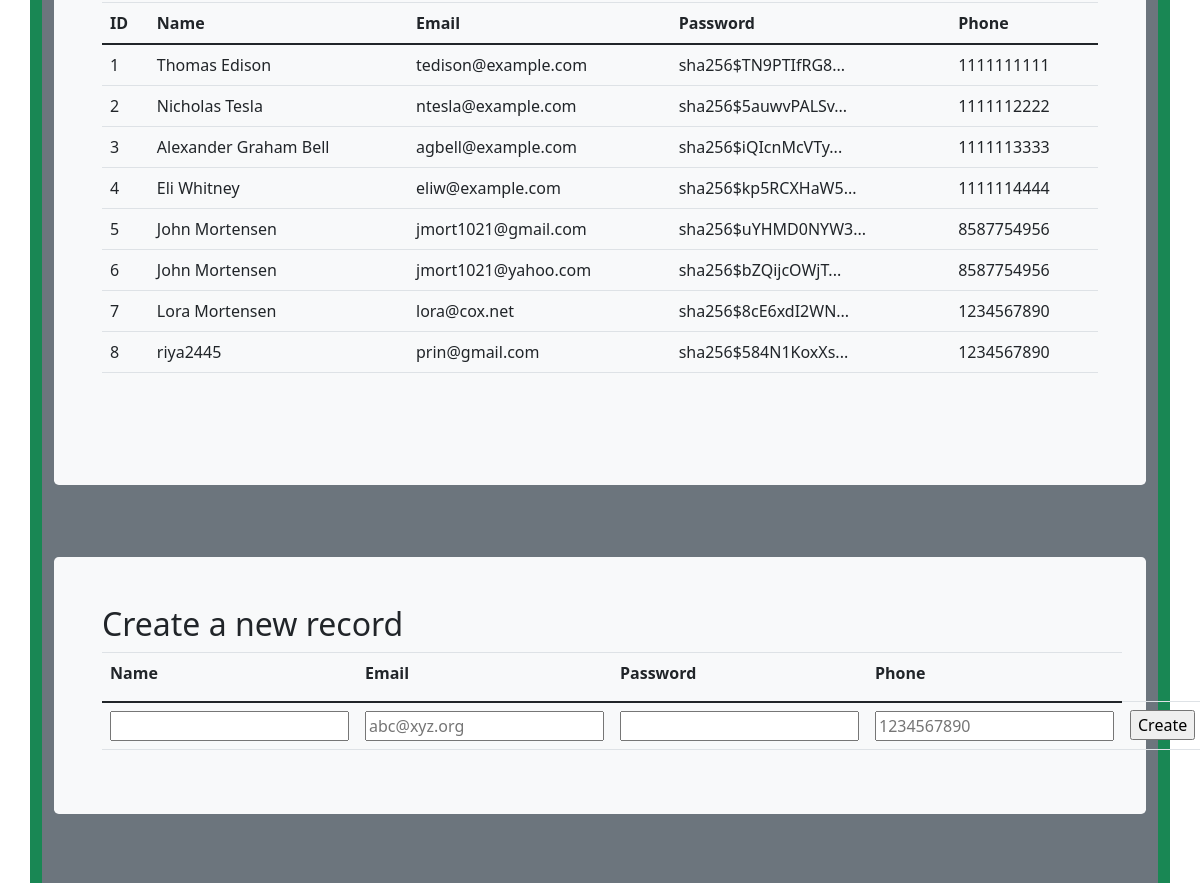
The page /crud/ (signed in, middle part) on the database as committed earlier.
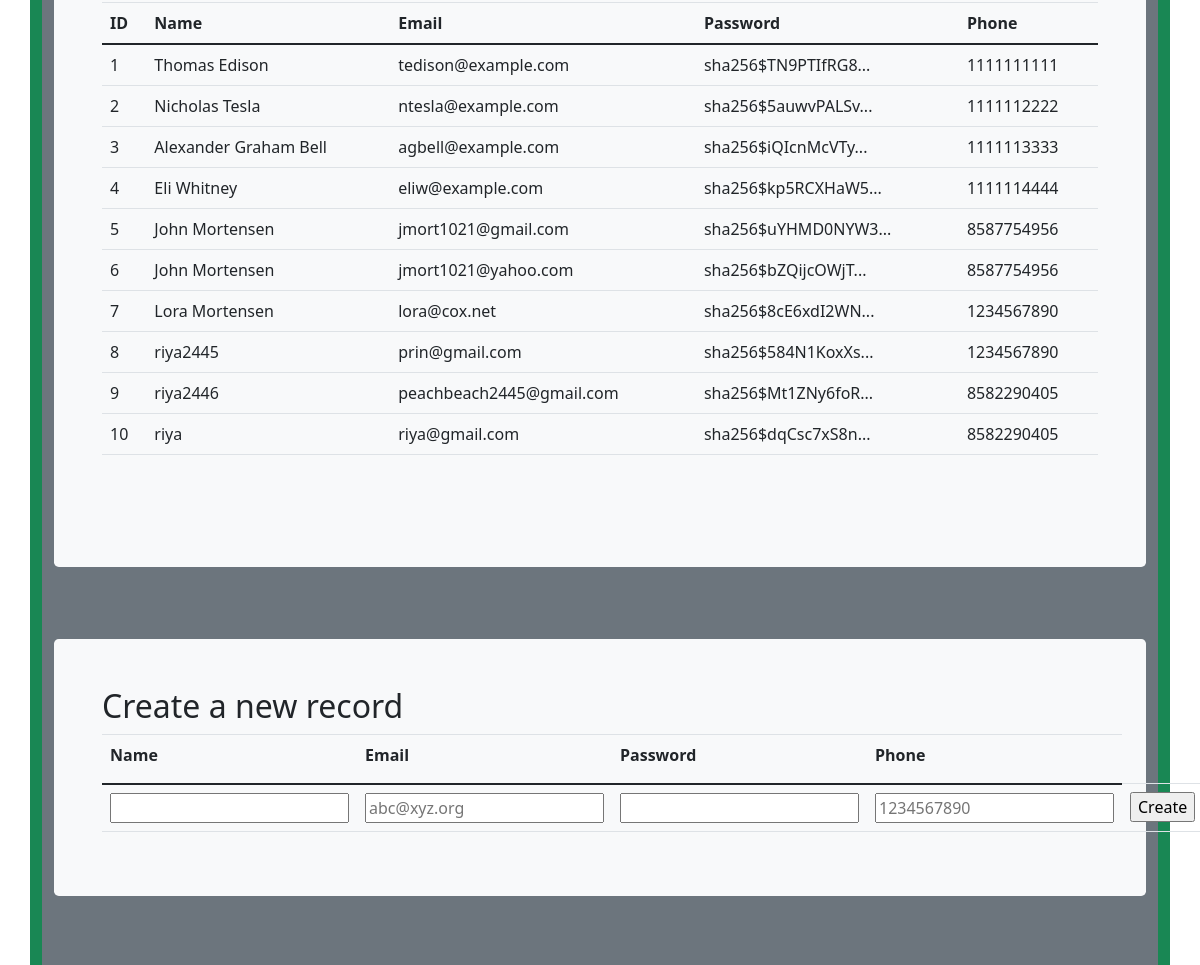
The same page on the database as committed later.
### cruddy/model.py (models this page shows, shortened)
class Users(UserMixin, db.Model):
    userID = db.Column(db.Integer, primary_key=True)
    name = db.Column(db.String(255), unique=False, nullable=False)
    email = db.Column(db.String(255), unique=True, nullable=False)
    password = db.Column(db.String(255), unique=False, nullable=False)
    phone = db.Column(db.String(255), unique=False, nullable=False)
    def read(self):
        return {
            "userID": self.userID,
            "name": self.name,
            "email": self.email,
            "password": self.password,
            "phone": self.phone,
            "query": "by_alc"  # This is for fun, a little watermark
        }

### cruddy/app_crud.py (the view)
@app_crud.route('/')
@login_required  # Flask-Login uses this decorator to restrict acess to logged in users
def crud():
    return render_template("crud.html", table=users_all())

### cruddy/query.py (called while the page is built)
def users_all():
    return users_all_alc()

def users_all_alc():
    table = Users.query.all()
    json_ready = [peep.read() for peep in table]
    return json_ready

@login_manager.user_loader
def user_loader(user_id):
    if user_id is not None:
        return Users.query.get(user_id)
    return None

### templates/crud.html (shortened to what this page needs)
<!DOCTYPE html>
{% extends "layouts/base.html" %}
{% block body %}
    <div class="container py-4 text-light bg-success">
        <div class="container bg-secondary py-4">
            <div class="p-5 mb-4 bg-light text-dark rounded-3">
                <div class="row align-items-md-stretch">
                    <div class="container-fluid py-5">
                        <table class="table">
                            <thead>
                            <tr>
                                <th>ID</th>
                                <th>Name</th>
                                <th>Email</th>
                                <th>Password</th>
                                <th>Phone</th>
                            </tr>
                            </thead>
                            <tbody>
                            {% for row in table %}
                                {% set pn = "" ~ row['phone'] %}
                                {% set pnf = "(" ~ pn[0:3] ~ ")" ~ pn[3:6] ~ "-" ~ pn[6:10] %}
                                <tr>
                                    <td>{{ row['userID'] }}</td>
                                    <td>{{ row['name'] }}</td>
                                    <td>{{ row['email'] }}</td>
                                    <td>{{ row['password'] | truncate(20) }}</td>
                                    <td>{{ row['phone'] }}</td>
                                </tr>
                            {% endfor %}
                            </tbody>
                        </table>
                    </div>
                </div>
            </div>
        </div>
        <div class="container bg-secondary py-4">
            <div class="p-5 mb-4 bg-light text-dark rounded-3">
                <h2>Create a new record</h2>
                <form method="POST" ID="create" action={{url_for('crud.create')}} >
                    <table class="table">
                        <thead>
                        <tr>
                            <th><label for="name">Name</label></th>
                            <th><label for="email">Email</label></th>
                            <th><label for="password">Password</label></th>
                            <th><label for="phone">Phone</label></th>
                        </tr>
                        </thead>
                        <tbody>
                        <tr>
                            <td><input type="text" name="name" id="name" required></td>
                            <td><input type="email" name="email" id="email" placeholder="abc@xyz.org" required></td>
                            <td><input type="password" name="password" id="password" required></td>
                            <td><input type="tel" name="phone" id="phone" pattern="[0-9]{10}" placeholder="1234567890" required></td>
                            <td><input type="submit" value="Create"></td>
                        </tr>
                        </tbody>
                    </table>
                </form>
            </div>
        </div>
        <div class="container bg-secondary py-4">
        </div>
    </div>
{% endblock %}

### templates/layouts/base.html (shortened to what this page needs)
<!DOCTYPE HTML>
<html lang="en">
{%  set basename = "Books" %}
<head>
    <link rel="stylesheet" href="https://stackpath.bootstrapcdn.com/bootstrap/4.3.1/css/bootstrap.min.css">
    <link rel="stylesheet" href="https://cdnjs.cloudflare.com/ajax/libs/font-awesome/4.7.0/css/font-awesome.min.css">
</head>
<body>
{% include "layouts/navbar.html" %}
{% block body %}{% endblock %}
</body>

### templates/layouts/navbar.html (shortened to what this page needs)
<head>
    <link href="https://cdn.jsdelivr.net/npm/bootstrap@5.0.0/dist/css/bootstrap.min.css" rel="stylesheet">
</head>
<body>
</body>

### templates/layouts/base.html (style rules this page uses)
html, body { margin: 0; height: 100%; background-repeat:no-repeat; background-attachment:fixed; background-position:100% 100%; min-height:100%; min-width:100%; background-size:cover; margin: 0; height: 100%; animation: fadein 2s; -moz-animation: fadein 2s; -webkit-animation: fadein 2s; -o-animation: fadein 2s; background-color: white; font-family: "Trebuchet MS"; }

Rows that differ between the two databases and show on the page:
added Users: userID "9", name "riya2446", email "peachbeach2445@gmail.com", password "sha256$Mt1ZNy6foR...", phone "8582290405"
added Users: userID "10", name "riya", email "riya@gmail.com", password "sha256$dqCsc7xS8n...", phone "8582290405"
